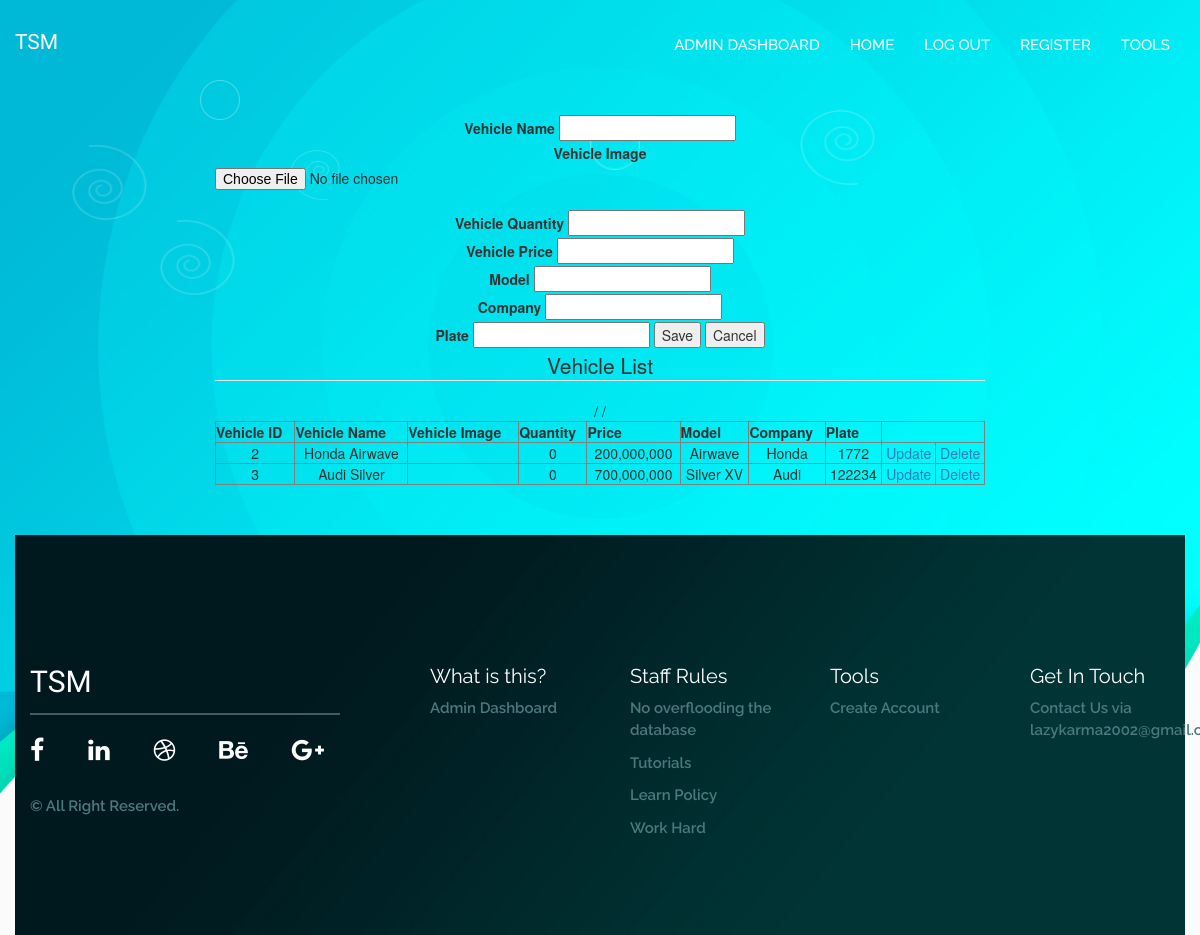
The app's page /VehicleDash.php with its own data.
### tables this page shows
CREATE TABLE `vehicle` (
  `VehicleID` int(11) NOT NULL,
  `VehicleName` varchar(50) NOT NULL,
  `Quantity` int(11) NOT NULL,
  `VehiclePrice` varchar(30) NOT NULL,
  `Model` varchar(40) NOT NULL,
  `Company` varchar(40) NOT NULL,
  `Plate` varchar(40) NOT NULL
);

### VehicleRegister.php (the view, shortened to what this page needs)
<?php
include ('carconnect.php');
 ?>
 <form action="VehicleRegister.php" method="post" enctype="multipart/form-data">
 <label>Vehicle Name</label>
 <input type="text" name="txtName" required>
 <br>
  <label>Vehicle Image</label>
 <input type="file" name="txtImage" required>
 <br>
<label>Vehicle Quantity</label>
 <input type="text" name="txtQuantity" required>
 <br>
 <label>Vehicle Price</label>
 <input type="text" name="txtPrice" required>
<br>
<label>Model</label>
<input type="text" name="txtModel" required>
<br>
<label>Company</label>
<input type="text" name="txtCompany" required>
<br>
<label>Plate</label>
<input type="text" name="txtPlate" required>
<input type="submit" name="btnSave" value="Save">
<input type="reset" name="btnCancel" value="Cancel">
</form>
<fieldset>
	<legend>
Vehicle List
	</legend>
	<table border="1"  width="100%">
		<tr>
			<th>Vehicle ID</th>
			<th>Vehicle Name</th>
			<th>Vehicle Image</th>
			<th>Quantity</th>
			<th>Price</th>
			<th>Model</th>
			<th>Company</th>
			<th>Plate</th>
		</tr>
		<?php
		$select=mysqli_query($connection,"SELECT * FROM Vehicle");
		$count=mysqli_num_rows($select);
		for ($i=0; $i < $count; $i++)
		{
			$data=mysqli_fetch_array($select);
			$VehicleID=$data['VehicleID'];
			$VehicleName=$data['VehicleName'];
			$VehicleImage=$data['VehicleImage'];
			$Quantity=$data['Quantity'];
			$VehiclePrice=$data['VehiclePrice'];
			$Model=$data['Model'];
			$Company=$data['Company'];
			$Plate=$data['Plate'];
			echo "<tr>";
				echo "<td>$VehicleID</td>";
				echo "<td>$VehicleName</td>";
				echo "<td>$VehicleImage</td>";
				echo "<td>$Quantity</td>";
				echo "<td>$VehiclePrice</td>";
				echo "<td>$Model</td>";
				echo "<td>$Company</td>";
				echo "<td>$Plate</td>";
				echo "<td><a href='VehicleUpdate.php?VehicleID=$VehicleID'>Update</a> </td> /
 			<td><a href='VehicleDelete.php?VehicleID=$VehicleID'>Delete</a>
 			</td>";
			echo "</tr>";
		}
		 ?>
	</table>
	</fieldset>

### VehicleDash.php (shortened to what this page needs)
<!DOCTYPE html>
<html lang="en">
<head>
    <link rel="stylesheet" href="css/bootstrap.css">
    <link rel="stylesheet" href="css/font-awesome.min.css">
    <link rel="stylesheet" href="css/owl.carousel.min.css">
    <link rel="stylesheet" href="css/owl.theme.default.min.css">
    <link rel="stylesheet" href="style.css">
    <link rel="stylesheet" href="responsive.css">
</head>
<body>
    <div class="wrapper">
        <header class="header">
            <div class="blue">
            </div>
            <div class="white">
            </div>
            <div class="container">
                <img class="shepe1" src="img/shepe1.png" alt="">
                <img class="shepe2" src="img/shepe2.png" alt="">
                <img class="shepe3" src="img/shepe2.png" alt="">
                <img class="shepe4" src="img/shepe2.png" alt="">
                <img class="shepe5" src="img/shepe1.png" alt="">
                <img class="shepe6" src="img/shepe2.png" alt="">
                <div class="row">
                    <div class="col-md-3 col-sm-3 col-xs-12">
                        <div class="logo">
                            <h2><a href="StaffDashboard.php">TSM</a></h2>
                        </div>
                    </div>
                    <div class="col-md-9 col-sm-9 col-xs-12">
                        <div class="menu">
                            <ul class="nav navbar-nav">
                                <li class="active"><a href="#">Admin Dashboard</a></li>
                                <li><a href="StaffDashboard.php">Home</a></li>
                                <li><a href="Staff_Logout.php">Log Out</a></li>
                                <li><a href="StaffEntryDash.php">Register</a></li>
                                <li><a href="ToolsDash.php">Tools</a></li>
                            </ul>
                        </div>
                    </div>
                </div>
                <div class="row">
                    <div class="col-md-12">
                        <div class="header-text">
                            <?php
                                include ('VehicleRegister.php');
                             ?>
                        </div>
                    </div>
                </div>
        <footer class="footer">
            <div class="container">
                <div class="row">
                    <div class="col-md-4 col-sm-12">
                        <div class="footer-icon">
                            <h2>TSM</h2>
                            <p><a href="#"><i aria-hidden="true" class="fa fa-facebook"></i></a><a href="#"><i aria-hidden="true" class="fa fa-linkedin"></i></a><a href="#"><i aria-hidden="true" class="fa fa-dribbble"></i></a><a href="#"><i aria-hidden="true" class="fa fa-behance"></i></a><a href="#"><i aria-hidden="true" class="fa fa-google-plus"></i></a></p>
                            <h5>&copy; All Right Reserved.</h5>
                        </div>
                    </div>
                    <div class="col-md-8">
                        <div class="footer-text">
                            <div class="row">
                                <div class="col-md-3 col-sm-6 col-xs-6">
                                    <div class="footer-text-single">
                                        <h3>What is this?</h3>
                                        <p><a>Admin Dashboard</a></p>
                                    </div>
                                </div>
                                <div class="col-md-3 col-sm-6 col-xs-6">
                                    <div class="footer-text-single">
                                        <h3>Staff Rules</h3>
                                        <p><a>No overflooding the database</a></p>
                                        <p><a>Tutorials</a></p>
                                        <p><a>Learn Policy</a></p>
                                        <p><a>Work Hard</a></p>
                                    </div>
                                </div>
                                <div class="col-md-3 col-sm-6 col-xs-6">
                                    <div class="footer-text-single">
                                        <h3>Tools</h3>
                                        <p><a href="StaffEntry.php">Create Account</a></p>
                                    </div>
                                </div>
                                <div class="col-md-3 col-sm-6 col-xs-6">
                                    <div class="footer-text-single">
                                        <h3>Get In Touch</h3>
                                        <p><a>Contact Us via lazykarma2002@gmail.com</a></p>
                                    </div>
                                </div>
                            </div>
                        </div>
                    </div>
                </div>
            </div>
        </footer>
    </div>
</body>
</html>

### style.css (style rules this page uses)
body { background: #fbfbfb; }
.wrapper header.header { background-image: url("img/header-bg.jpg"); background-size: 100% auto; height: auto; overflow: hidden; padding-top: 20px; position: relative; }
.wrapper header.header .blue { bottom: -65px; height: 525px; overflow: hidden; position: absolute; width: 100%; }
.wrapper header.header .container { position: relative }
.wrapper header.header img.shepe1 { left: 200px; position: absolute; top: 60px; width: 40px; height: 40px; }
.wrapper header.header img.shepe2 { height: 75px; left: 72px; position: absolute; top: 125px; transform: rotate(180deg); width: 75px; }
.wrapper header.header img.shepe3 { height: 75px; left: 160px; position: absolute; top: 200px; transform: rotate(180deg); width: 75px; }
.wrapper header.header img.shepe4 { height: 50px; left: 290px; position: absolute; top: 130px; width: 50px; }
.wrapper header.header img.shepe5 { height: 50px; left: 590px; position: absolute; top: 100px; width: 50px; }
.wrapper header.header img.shepe6 { height: 75px; left: 800px; position: absolute; top: 90px; width: 75px; }
.wrapper header.header .white { bottom: -105px; height: 525px; overflow: hidden; position: absolute; width: 100%; }
.wrapper header.header .logo h2 { margin: 0; padding: 0 }
.wrapper header.header .logo h2 a { font-family: 'Croissant One', cursive; font-size: 21px; font-weight: 400; text-decoration: none; color: #fff; }
.wrapper header.header ul.nav.navbar-nav li a { font-family: 'Raleway', sans-serif; font-size: 15px; font-weight: 500; color: #fff; text-transform: uppercase; }
.wrapper header.header ul.nav.navbar-nav { float: right; }
.wrapper header.header .header-text { margin: 0 auto; padding-top: 130px; text-align: center; width: 770px; }
.wrapper footer.footer { background-image: url("img/footer-bg.jpg"); background-size: 100% 100%; height: 400px; margin-top: 100px; padding-top: 110px; }
.wrapper footer.footer .footer-icon h2 { color: #fff; font-family: "Croissant One", cursive; font-size: 30px; font-weight: 400; margin-bottom: 40px; position: relative; }
.wrapper footer.footer .footer-icon h2::before { background: #455a64 none repeat scroll 0 0; bottom: -17px; content: ""; height: 2px; left: 0; position: absolute; width: 310px; }
.wrapper footer.footer .footer-icon h5 { color: #4c797d; font-family: "Raleway", sans-serif; font-size: 15px; font-weight: 600; margin-top: 35px; }
.wrapper footer.footer .footer-icon i { color: #fff; font-size: 25px; padding: 0 44px 0 0; }
.wrapper footer.footer .footer-text .footer-text-single h3 { font-family: "Raleway", sans-serif; font-size: 20px; font-weight: 400; color: #fff; }
.wrapper footer.footer .footer-text .footer-text-single p a { font-family: "Raleway", sans-serif; font-size: 15px; font-weight: 600; color: #4c797d; text-decoration: none; }

### responsive.css (style rules this page uses)
@media (min-width: 1200px) and (max-width: 1439px) { .wrapper header.header { background-size: 100% auto; height: auto; } }
@media (min-width: 1200px) and (max-width: 1439px) { .wrapper header.header .header-text { padding-top: 45px; } }
@media (min-width: 1200px) and (max-width: 1439px) { .wrapper header.header .blue { bottom: -178px; } }
@media (min-width: 1200px) and (max-width: 1439px) { .wrapper header.header .white { bottom: -205px; } }
@media (min-width: 1200px) and (max-width: 1439px) { .wrapper footer.footer { margin-top: 50px; } }

### records on screen
vehicle: VehicleID "2", VehicleName "Honda Airwave", Quantity "0", VehiclePrice "200,000,000", Model "Airwave", Company "Honda", Plate "1772"
vehicle: VehicleID "3", VehicleName "Audi Silver", Quantity "0", VehiclePrice "700,000,000", Model "Silver XV", Company "Audi", Plate "122234"
